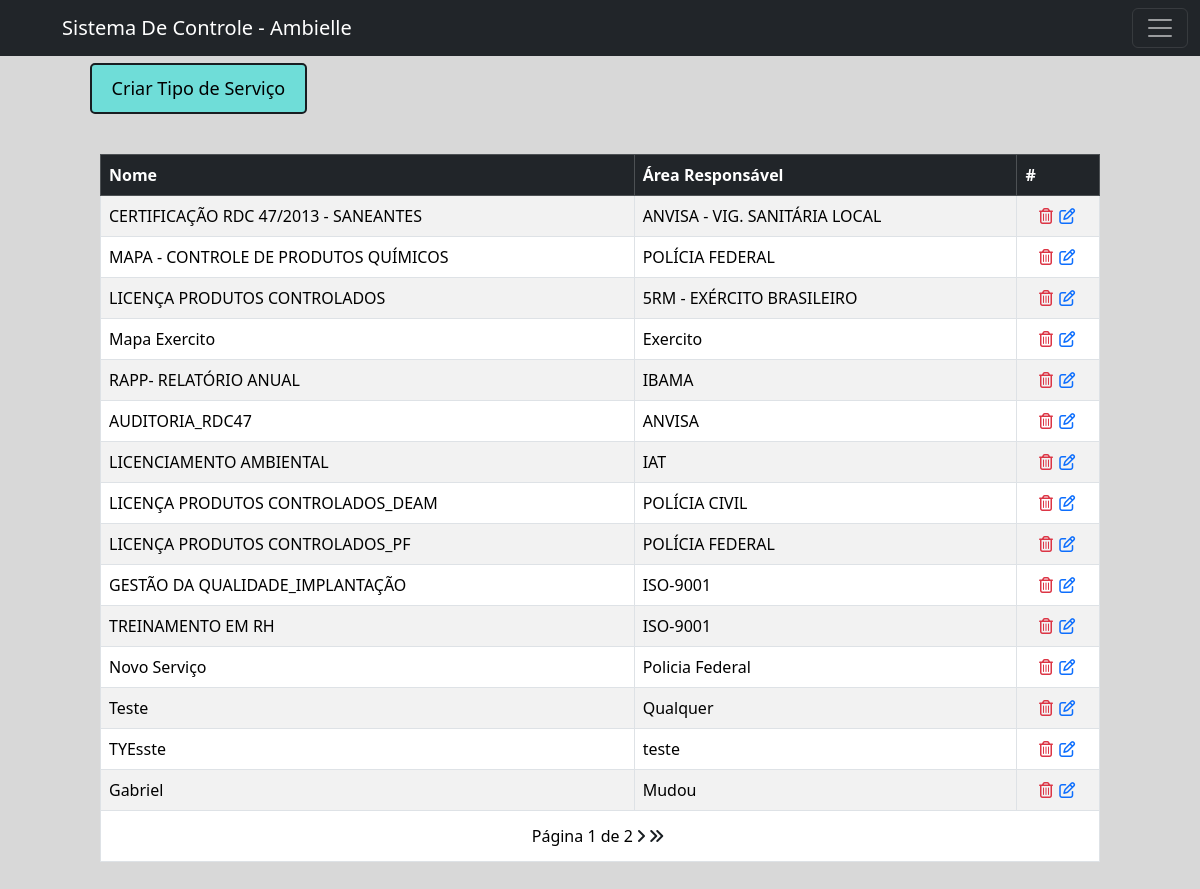
The app's page /ambielle/listaTipoServico/ (signed in), older data.
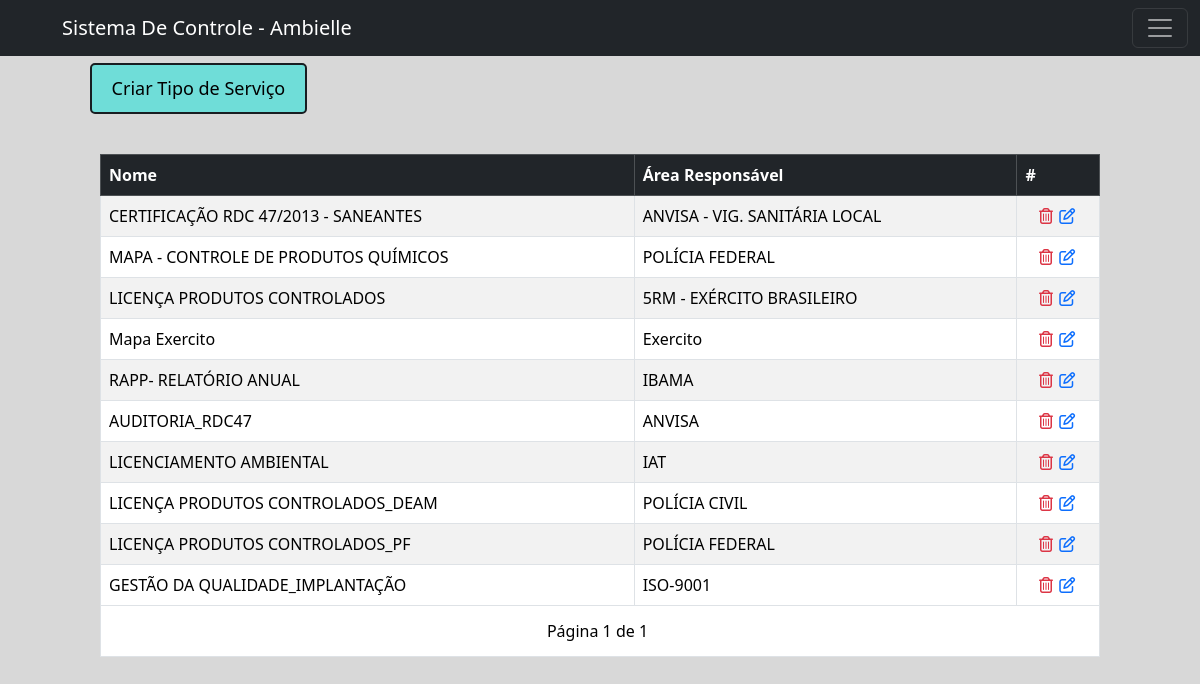
The same page, newer data.
### workflow/models.py (models this page shows, shortened)
class TipoServico(models.Model):
    nome = models.CharField(max_length=50, unique=True)
    orgao = models.CharField(max_length=50, blank=True)

### workflow/views/getPage.py (the view)
# urls.py: path('ambielle/listaTipoServico/', views.listaTipoServico, name='listaTipoServico'),
@login_required(login_url='workflow:login')
def listaTipoServico(request):
    title = 'Lista de Tipos de Serviço'
    tipos_servico = TipoServico.objects.all()
    paginator = Paginator(tipos_servico, 15)
    page_number = request.GET.get('page')
    page_obj = paginator.get_page(page_number)
    context = {
        'title': title,
        'page_obj': page_obj # Lista paginada dos serviços
    }
    return render(request, 'workflow/tipoServico.html', context)

### workflow/templates/workflow/tipoServico.html (shortened to what this page needs)
{% extends 'global/base.html' %}
{% block content %}
  <main>
    <section>
      <button type="button" class="open-modal-btn" data-url="{% url 'workflow:tipoServico' %}">Criar Tipo de Serviço</button>
    </section>
    <section>
      <div class="lista" style="padding-top: 0px;">
        <table class="table table-striped table-hover table-bordered">
          <thead class="table-dark">
            <tr>
              <th>Nome</th>
              <th>Área Responsável</th>
              <th>#</th>
            </tr>
          </thead>
          <tbody>
            {% for servico in page_obj %}
              <tr>
                <td>{{ servico.nome }}</td>
                <td>{{ servico.orgao }}</td>
                <td style="text-align: center; vertical-align: middle;">
                  <a href="{% url 'workflow:deleteTipoServico' servico.id %}" onclick="return confirm('Tem certeza que deseja excluir este item?');"><i class="fa-regular fa-trash-can text-danger"></i></a>
                  <a href="#" class="edit-servico" data-url="{% url 'workflow:updateTipoServico' servico.id %}">
                    <i class="fa-regular fa-pen-to-square text-primary" style="width: 20px; height: 20px; color: var(--secondary-color);"></i>
                  </a>
                </td>
              </tr>
            {% endfor %}
          </tbody>
          <tfoot>
            <tr>
              <td colspan="8" class="tfoot-cell">
                <div class="pagination">
                  <span class="step-links">
                    <span class="current">Página {{ page_obj.number }} de {{ page_obj.paginator.num_pages }}</span>
                    {% if page_obj.has_next %}
                      <a href="?page={{ page_obj.next_page_number }}"><i class="fa-solid fa-angle-right"></i></a>
                      <a href="?page={{ page_obj.paginator.num_pages }}"><i class="fa-solid fa-angles-right"></i></a>
                    {% endif %}
                  </span>
                </div>
              </td>
            </tr>
          </tfoot>
        </table>
      </div>
    </section>
  </main>
{% endblock %}

Row changes from the older to the newer data that the page shows:
removed TipoServico: nome "TREINAMENTO EM RH", orgao "ISO-9001"
removed TipoServico: nome "Novo Serviço", orgao "Policia Federal"
removed TipoServico: nome "Teste", orgao "Qualquer"
removed TipoServico: nome "TYEsste", orgao "teste"
removed TipoServico: nome "Gabriel", orgao "Mudou"
Text that changed along with them:
{{ page_obj.paginator.num_pages }}: "2" → "1"
